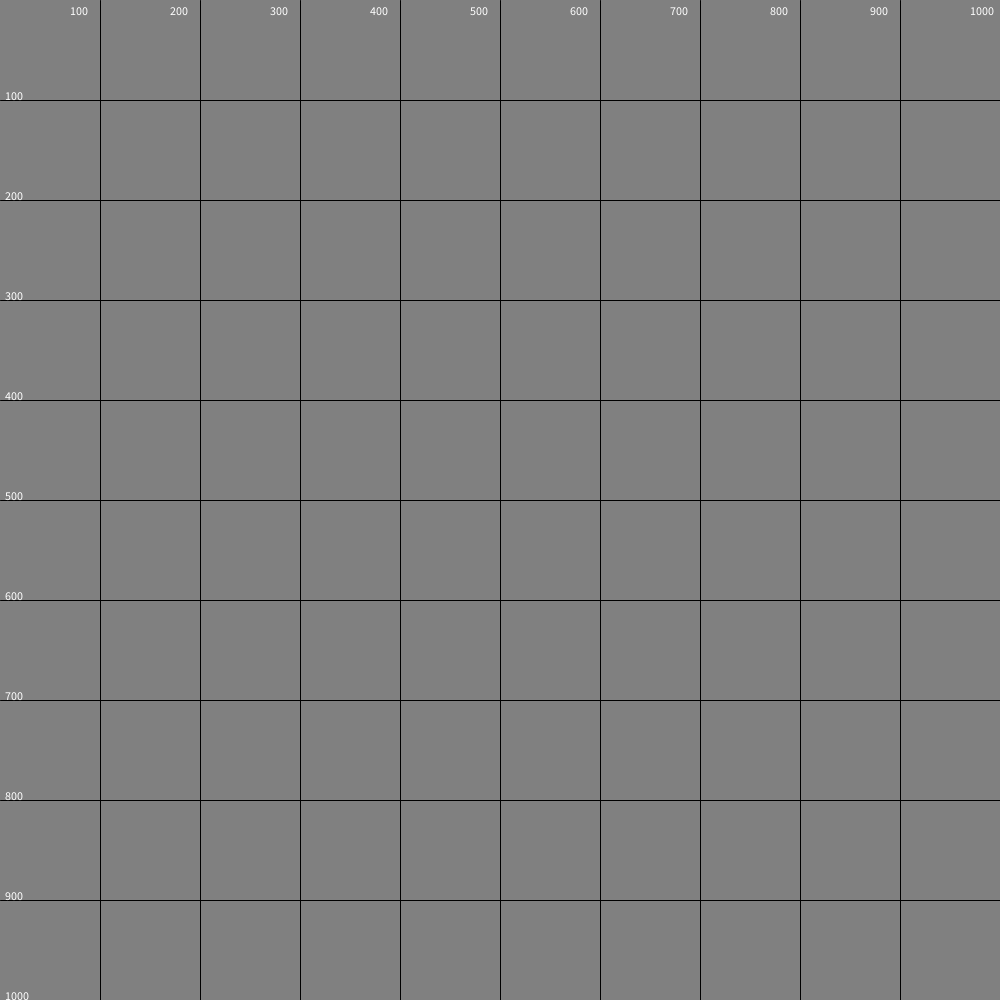
Frame 1 (no input)
Frame 2 (the mouse pressed at the canvas centre, redrawn once): identical to frame 1, image omitted

The Processing sketch that drew this single still picture (run headless with seeded random() and noise(); the mouse was pressed at the canvas centre and the sketch redrawn once):

// Processing sketch: Grid
// ── Grid.pde
void setup() {
  size(1000, 1000);
}

void draw() {
  background(128);
  drawGrid();
  noLoop();
}


void drawGrid() {
  for (int i = 100; i<= width; i += 100) 
  { 
    line(0, i, width, i);
    line(i, 0, i, height);
    text(i,i-30,15);
    text(i,5,i);
  }
  
}
